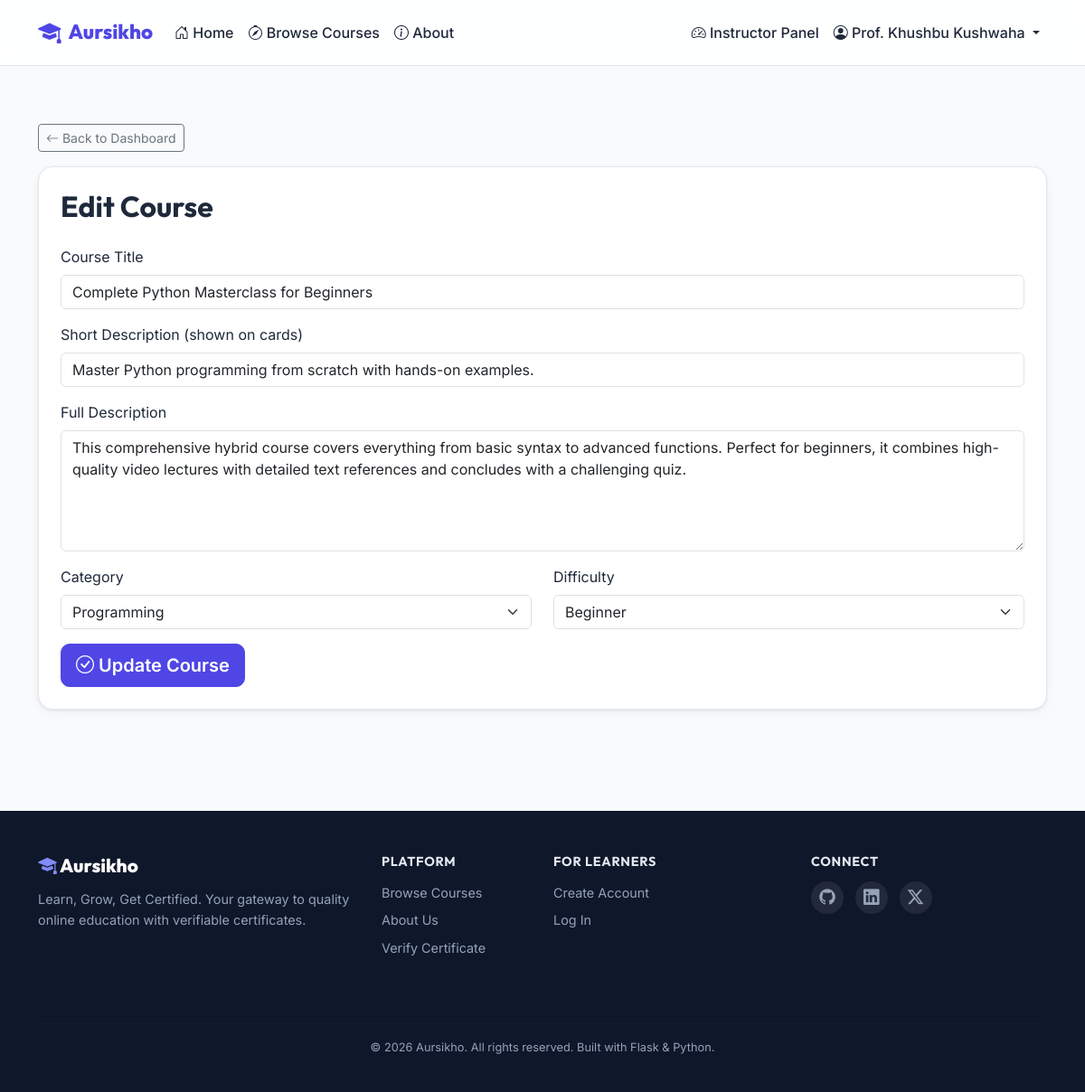
Page /instructor/course/1/edit (signed in) on the committed database.
### app/models.py (models this page shows, shortened)
class User(UserMixin, db.Model):
    __tablename__ = 'users'
    id = db.Column(db.Integer, primary_key=True)
    username = db.Column(db.String(64), unique=True, nullable=False, index=True)
    email = db.Column(db.String(120), unique=True, nullable=False, index=True)
    password_hash = db.Column(db.String(256), nullable=False)
    role = db.Column(db.String(20), nullable=False, default='student')  # student, instructor, admin
    full_name = db.Column(db.String(128), nullable=False)
    bio = db.Column(db.Text, default='')
    avatar = db.Column(db.String(256), default='default.png')
    created_at = db.Column(db.DateTime, default=lambda: datetime.now(timezone.utc))
    courses_teaching = db.relationship('Course', backref='instructor', lazy='dynamic')
    enrollments = db.relationship('Enrollment', backref='student', lazy='dynamic')
    certificates = db.relationship('Certificate', backref='student', lazy='dynamic')
    @property
    def is_instructor(self):
        return self.role == 'instructor'
    @property
    def is_student(self):
        return self.role == 'student'

class Course(db.Model):
    __tablename__ = 'courses'
    id = db.Column(db.Integer, primary_key=True)
    title = db.Column(db.String(200), nullable=False)
    description = db.Column(db.Text, nullable=False)
    short_description = db.Column(db.String(300), default='')
    thumbnail = db.Column(db.String(256), default='default_course.png')
    category = db.Column(db.String(50), nullable=False, default='General')
    difficulty = db.Column(db.String(20), nullable=False, default='beginner')  # beginner, intermediate, advanced
    is_published = db.Column(db.Boolean, default=False)
    instructor_id = db.Column(db.Integer, db.ForeignKey('users.id'), nullable=False)
    created_at = db.Column(db.DateTime, default=lambda: datetime.now(timezone.utc))
    updated_at = db.Column(db.DateTime, default=lambda: datetime.now(timezone.utc),
                           onupdate=lambda: datetime.now(timezone.utc))
    lessons = db.relationship('Lesson', backref='course', lazy='dynamic',
                              order_by='Lesson.order_num', cascade='all, delete-orphan')
    quizzes = db.relationship('Quiz', backref='course', lazy='dynamic', cascade='all, delete-orphan')
    enrollments = db.relationship('Enrollment', backref='course', lazy='dynamic', cascade='all, delete-orphan')

### app/routes/instructor.py (the view, shortened to what this page needs)
@instructor_bp.route('/course/<int:course_id>/edit', methods=['GET', 'POST'])
@login_required
@instructor_required
def edit_course(course_id):
    course = Course.query.get_or_404(course_id)
    if course.instructor_id != current_user.id and not current_user.is_admin:
        flash('You can only edit your own courses.', 'danger')
        return redirect(url_for('instructor.dashboard'))
    form = CourseForm(obj=course)
    return render_template('instructor/course_form.html', form=form, is_edit=True, course=course, title=f'Edit: {course.title}')

### app/forms.py
class CourseForm(FlaskForm):
    title = StringField('Course Title', validators=[DataRequired(), Length(max=200)])
    short_description = StringField('Short Description (shown on cards)',
                                    validators=[Optional(), Length(max=300)])
    description = TextAreaField('Full Description', validators=[DataRequired()])
    category = SelectField('Category', choices=[
        ('Programming', 'Programming'),
        ('Web Development', 'Web Development'),
        ('Data Science', 'Data Science'),
        ('Machine Learning', 'Machine Learning'),
        ('Mobile Development', 'Mobile Development'),
        ('Database', 'Database'),
        ('DevOps', 'DevOps'),
        ('Cyber Security', 'Cyber Security'),
        ('Design', 'Design'),
        ('Business', 'Business'),
        ('Other', 'Other'),
    ], validators=[DataRequired()])
    difficulty = SelectField('Difficulty', choices=[
        ('beginner', 'Beginner'),
        ('intermediate', 'Intermediate'),
        ('advanced', 'Advanced'),
    ], validators=[DataRequired()])
    submit = SubmitField('Save Course')

### app/templates/instructor/course_form.html (shortened to what this page needs)
{% extends "base.html" %}
{% block content %}
<section class="dashboard-section">
    <div class="container">
        <a href="{{ url_for('instructor.dashboard') }}" class="btn btn-sm btn-outline-secondary mb-3">
            <i class="bi bi-arrow-left"></i> Back to Dashboard
        </a>
        <div class="form-card">
            <h2>{% if is_edit %}Edit Course{% else %}Create New Course{% endif %}</h2>
            <form method="POST" class="mt-4">
                <div class="mb-3">
                    <label for="title" class="form-label">{{ form.title.label.text }}</label>
                    {{ form.title(class="form-control", id="title", placeholder="e.g., Python for Beginners") }}
                </div>
                <div class="mb-3">
                    <label for="short_description" class="form-label">{{ form.short_description.label.text }}</label>
                    {{ form.short_description(class="form-control", id="short_description", placeholder="Brief summary shown on course cards") }}
                </div>
                <div class="mb-3">
                    <label for="description" class="form-label">{{ form.description.label.text }}</label>
                    {{ form.description(class="form-control", id="description", rows="5", placeholder="Detailed course description") }}
                </div>
                <div class="row">
                    <div class="col-md-6 mb-3">
                        <label for="category" class="form-label">{{ form.category.label.text }}</label>
                        {{ form.category(class="form-select", id="category") }}
                    </div>
                    <div class="col-md-6 mb-3">
                        <label for="difficulty" class="form-label">{{ form.difficulty.label.text }}</label>
                        {{ form.difficulty(class="form-select", id="difficulty") }}
                    </div>
                </div>
                <button type="submit" class="btn btn-primary btn-lg">
                    <i class="bi bi-check-circle"></i> {{ 'Update Course' if is_edit else 'Create Course' }}
                </button>
            </form>
        </div>
    </div>
</section>
{% endblock %}

### app/templates/base.html (shortened to what this page needs)
<!DOCTYPE html>
<html lang="en" data-bs-theme="light">
<head>
    <link href="https://cdn.jsdelivr.net/npm/bootstrap@5.3.3/dist/css/bootstrap.min.css" rel="stylesheet">
    <link href="https://cdn.jsdelivr.net/npm/bootstrap-icons@1.11.3/font/bootstrap-icons.min.css" rel="stylesheet">
    <link rel="stylesheet" href="{{ url_for('static', filename='css/style.css') }}">
</head>
<body>
    <nav class="navbar navbar-expand-lg sticky-top" id="mainNavbar">
        <div class="container">
            <a class="navbar-brand" href="{{ url_for('main.home') }}">
                <i class="bi bi-mortarboard-fill brand-icon"></i>
                <span class="brand-text">Aursikho</span>
            </a>
            <div class="collapse navbar-collapse" id="navbarContent">
                <ul class="navbar-nav me-auto mb-2 mb-lg-0">
                    <li class="nav-item">
                        <a class="nav-link" href="{{ url_for('main.home') }}">
                            <i class="bi bi-house-door"></i> Home
                        </a>
                    </li>
                    <li class="nav-item">
                        <a class="nav-link" href="{{ url_for('main.browse') }}">
                            <i class="bi bi-compass"></i> Browse Courses
                        </a>
                    </li>
                    <li class="nav-item">
                        <a class="nav-link" href="{{ url_for('main.about') }}">
                            <i class="bi bi-info-circle"></i> About
                        </a>
                    </li>
                </ul>
                <ul class="navbar-nav ms-auto">
                    {% if current_user.is_authenticated %}
                        {% if current_user.is_student %}
                        <li class="nav-item">
                            <a class="nav-link" href="{{ url_for('student.dashboard') }}">
                                <i class="bi bi-speedometer2"></i> My Dashboard
                            </a>
                        </li>
                        {% elif current_user.is_instructor %}
                        <li class="nav-item">
                            <a class="nav-link" href="{{ url_for('instructor.dashboard') }}">
                                <i class="bi bi-speedometer2"></i> Instructor Panel
                            </a>
                        </li>
                        {% elif current_user.is_admin %}
                        <li class="nav-item">
                            <a class="nav-link" href="{{ url_for('admin.panel') }}">
                                <i class="bi bi-shield-lock"></i> Admin Panel
                            </a>
                        </li>
                        {% endif %}
                        <li class="nav-item dropdown">
                            <a class="nav-link dropdown-toggle" href="#" role="button"
                               data-bs-toggle="dropdown" aria-expanded="false">
                                <i class="bi bi-person-circle"></i> {{ current_user.full_name }}
                            </a>
                        </li>
                    {% endif %}
                </ul>
            </div>
        </div>
    </nav>
    <main class="main-content">
        {% block content %}{% endblock %}
    </main>
    <footer class="site-footer">
        <div class="container">
            <div class="row">
                <div class="col-md-4 mb-4">
                    <h5 class="footer-brand">
                        <i class="bi bi-mortarboard-fill"></i> Aursikho
                    </h5>
                    <p class="footer-description">
                        Learn, Grow, Get Certified. Your gateway to quality online education with verifiable certificates.
                    </p>
                </div>
                <div class="col-md-2 mb-4">
                    <h6 class="footer-heading">Platform</h6>
                    <ul class="footer-links">
                        <li><a href="{{ url_for('main.browse') }}">Browse Courses</a></li>
                        <li><a href="{{ url_for('main.about') }}">About Us</a></li>
                        <li><a href="{{ url_for('certificate.verify_page') }}">Verify Certificate</a></li>
                    </ul>
                </div>
                <div class="col-md-3 mb-4">
                    <h6 class="footer-heading">For Learners</h6>
                    <ul class="footer-links">
                        <li><a href="{{ url_for('auth.register') }}">Create Account</a></li>
                        <li><a href="{{ url_for('auth.login') }}">Log In</a></li>
                    </ul>
                </div>
                <div class="col-md-3 mb-4">
                    <h6 class="footer-heading">Connect</h6>
                    <div class="footer-social">
                        <a href="#"><i class="bi bi-github"></i></a>
                        <a href="#"><i class="bi bi-linkedin"></i></a>
                        <a href="#"><i class="bi bi-twitter-x"></i></a>
                    </div>
                </div>
            </div>
            <hr class="footer-divider">
            <div class="footer-bottom">
                <p>&copy; 2026 Aursikho. All rights reserved. Built with Flask &amp; Python.</p>
            </div>
        </div>
    </footer>
</body>
</html>

### app/static/css/style.css (style rules this page uses)
:root { --primary: #4f46e5; --primary-light: #818cf8; --primary-dark: #3730a3; --accent: #06b6d4; --success: #10b981; --warning: #f59e0b; --danger: #ef4444; --bg: #f8fafc; --bg-card: #ffffff; --text: #1e293b; --text-muted: #64748b; --border: #e2e8f0; --shadow: 0 1px 3px rgba(0,0,0,.08), 0 4px 12px rgba(0,0,0,.04); --shadow-lg: 0 4px 24px rgba(0,0,0,.1); --radius: 16px; --radius-sm: 10px; --font: 'Inter', system-ui, sans-serif; --font-display: 'Outfit', 'Inter', sans-serif; --gradient: linear-gradient(135deg, var(--primary), var(--accent)); }
* { box-sizing: border-box; }
body { font-family: var(--font); background: var(--bg); color: var(--text); }
h1,h2,h3,h4,h5,h6 { font-family: var(--font-display); font-weight: 700; }
#mainNavbar { background: rgba(255,255,255,.85); backdrop-filter: blur(16px); border-bottom: 1px solid var(--border); padding: .75rem 0; z-index: 1000; transition: box-shadow .3s; }
.navbar-brand { display: flex; align-items: center; gap: .5rem; font-family: var(--font-display); font-weight: 800; font-size: 1.4rem; color: var(--primary) !important; }
.brand-icon { font-size: 1.6rem; }
.nav-link { font-weight: 500; color: var(--text) !important; transition: color .2s; }
.btn-primary { background: var(--primary); border-color: var(--primary); border-radius: var(--radius-sm); font-weight: 600; transition: transform .15s, box-shadow .15s; }
.dashboard-section { padding: 3rem 0; }
.manage-card, .form-card { background: var(--bg-card); border-radius: var(--radius); padding: 1.5rem; box-shadow: var(--shadow); border: 1px solid var(--border); }
.site-footer { background: #0f172a; color: #94a3b8; padding: 3rem 0 1.5rem; margin-top: 4rem; }
.footer-brand { color: #fff; font-family: var(--font-display); font-weight: 800; font-size: 1.3rem; margin-bottom: .8rem; }
.footer-brand i { color: var(--primary-light); }
.footer-description { font-size: .9rem; line-height: 1.6; }
.footer-heading { color: #e2e8f0; font-size: .9rem; font-weight: 700; margin-bottom: .8rem; text-transform: uppercase; letter-spacing: .05em; }
.footer-links { list-style: none; padding: 0; }
.footer-links li { margin-bottom: .4rem; }
.footer-links a { color: #94a3b8; text-decoration: none; font-size: .9rem; transition: color .2s; }
.footer-social { display: flex; gap: .8rem; }
.footer-social a { width: 36px; height: 36px; background: rgba(255,255,255,.08); border-radius: 50%; display: flex; align-items: center; justify-content: center; color: #94a3b8; font-size: 1.1rem; transition: background .2s, color .2s; text-decoration: none; }
.footer-divider { border-color: rgba(255,255,255,.08); margin: 2rem 0 1rem; }
.footer-bottom { text-align: center; font-size: .8rem; }

### rows in the picture
User: full_name "Prof. Khushbu Kushwaha"
Course: title "Complete Python Masterclass for Beginners", short_description "Master Python programming from scratch with hands-on examples.", description "This comprehensive hybrid course covers everything from basic syntax to advanced functions. Perfect for beginners, it combines high-quality video lectures with detailed text references and concludes with a challenging quiz.", category "Programming", difficulty "Beginner"

### other values in the picture
{{ 'Update Course' if is_edit else 'Create Course' }} "Update Course"
